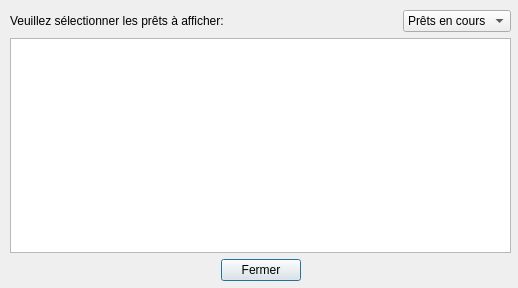
<?xml version="1.0" encoding="UTF-8"?>
<ui version="4.0">
 <class>LoanDialog</class>
 <widget class="QDialog" name="LoanDialog">
  <property name="geometry">
   <rect>
    <x>0</x>
    <y>0</y>
    <width>518</width>
    <height>288</height>
   </rect>
  </property>
  <property name="windowTitle">
   <string>Liste des emprunts</string>
  </property>
  <widget class="QWidget" name="layoutWidget">
   <property name="geometry">
    <rect>
     <x>10</x>
     <y>10</y>
     <width>501</width>
     <height>271</height>
    </rect>
   </property>
   <layout class="QVBoxLayout" name="verticalLayout">
    <item>
     <layout class="QHBoxLayout" name="horizontalLayout">
      <item>
       <widget class="QLabel" name="labe_choiceLoan">
        <property name="text">
         <string>Veuillez sélectionner les prêts à afficher:</string>
        </property>
       </widget>
      </item>
      <item>
       <spacer name="horizontalSpacer">
        <property name="orientation">
         <enum>Qt::Horizontal</enum>
        </property>
        <property name="sizeHint" stdset="0">
         <size>
          <width>40</width>
          <height>20</height>
         </size>
        </property>
       </spacer>
      </item>
      <item>
       <widget class="QComboBox" name="comboBox_choiceLoan">
        <item>
         <property name="text">
          <string>Prêts en cours</string>
         </property>
        </item>
        <item>
         <property name="text">
          <string>Historique</string>
         </property>
        </item>
       </widget>
      </item>
     </layout>
    </item>
    <item>
     <widget class="QTableView" name="tableView_loan">
      <property name="selectionBehavior">
       <enum>QAbstractItemView::SelectRows</enum>
      </property>
      <attribute name="verticalHeaderVisible">
       <bool>false</bool>
      </attribute>
     </widget>
    </item>
    <item>
     <layout class="QHBoxLayout" name="horizontalLayout_2">
      <item>
       <spacer name="horizontalSpacer_2">
        <property name="orientation">
         <enum>Qt::Horizontal</enum>
        </property>
        <property name="sizeHint" stdset="0">
         <size>
          <width>40</width>
          <height>20</height>
         </size>
        </property>
       </spacer>
      </item>
      <item>
       <widget class="QPushButton" name="pushButton_close">
        <property name="text">
         <string>Fermer</string>
        </property>
       </widget>
      </item>
      <item>
       <spacer name="horizontalSpacer_3">
        <property name="orientation">
         <enum>Qt::Horizontal</enum>
        </property>
        <property name="sizeHint" stdset="0">
         <size>
          <width>40</width>
          <height>20</height>
         </size>
        </property>
       </spacer>
      </item>
     </layout>
    </item>
   </layout>
  </widget>
 </widget>
 <resources/>
 <connections/>
</ui>
